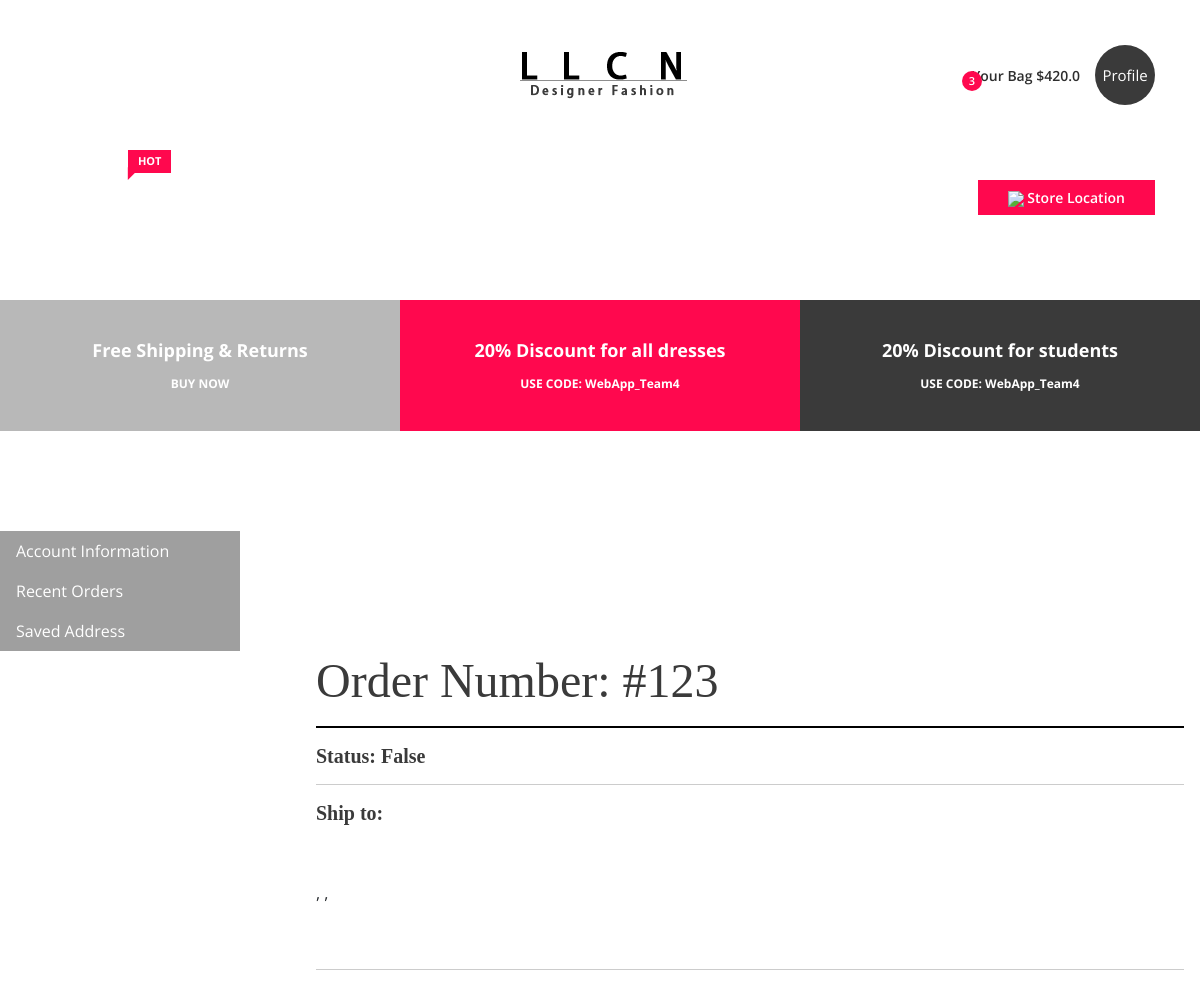
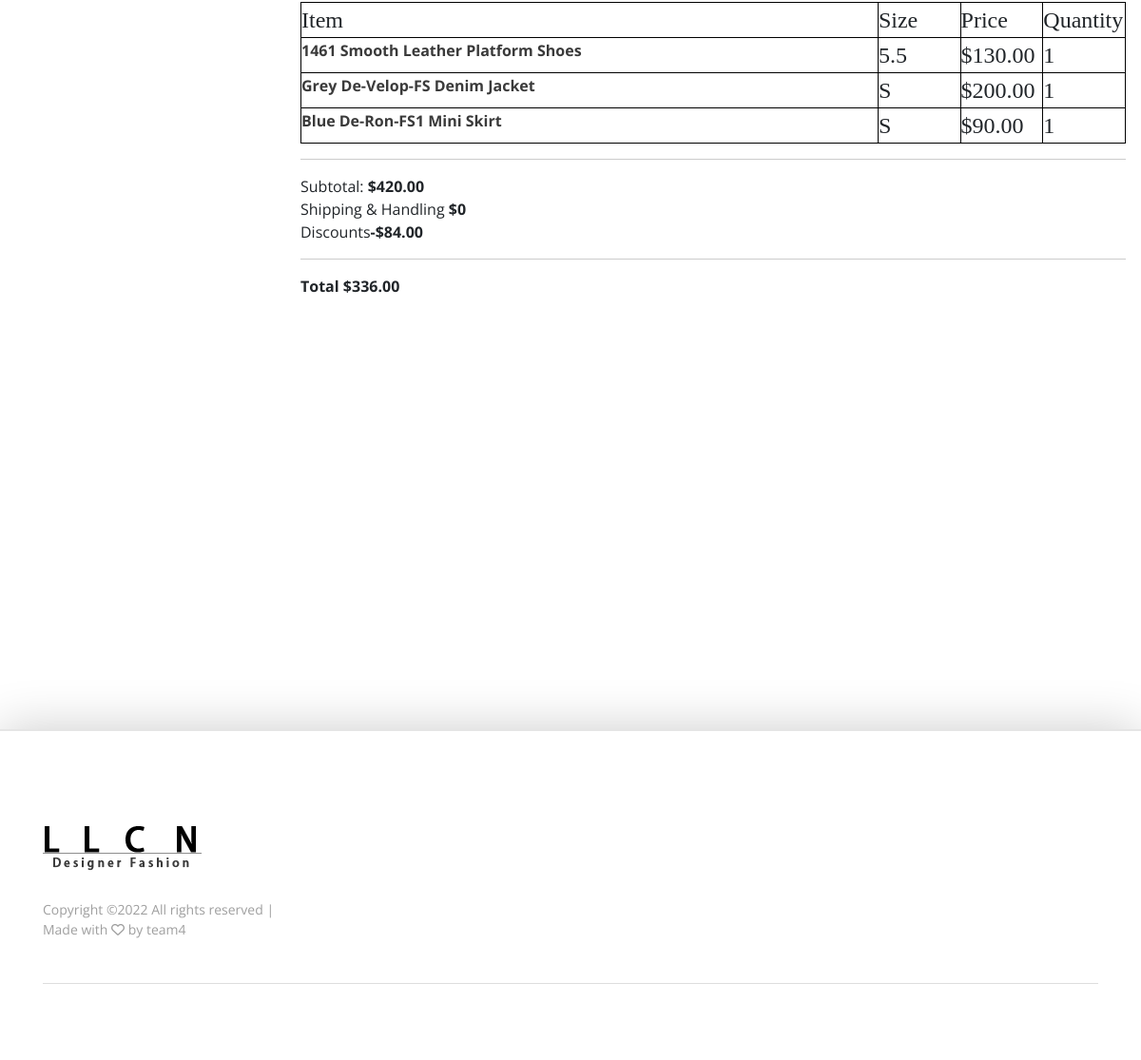
/fashionshop/detail (signed in), run on the app's committed database (2 pictures, top to bottom).
### fashionshop/models.py (models this page shows, shortened)
class Order(models.Model):
    customer = models.OneToOneField(User, default=None, on_delete=models.PROTECT)
    creation_time = models.DateTimeField(auto_now_add=True)
    complete = models.BooleanField(default=False)
    transaction_id = models.CharField(max_length=100, default= 123)
    tarcking_num = models.CharField(max_length=100, null=True)
    shipping_price = models.CharField(max_length=50, default=0.0)
    order_total = models.CharField(max_length=100, null=True)
    cupone = models.FloatField(default=1.0)
    @property
    def get_total_price(self):
        order_items = self.orderitem_set.all()
        total_price = sum([item.get_total_price  for item in order_items])
        return total_price
    @property
    def get_total_num(self):
        order_items = self.orderitem_set.all()
        total_num = sum([item.quantity for item in order_items])
        return total_num
    @property
    def get_coupon_value(self):
        original = float(self.get_total_price)
        final = original * (1-self.cupone)
        return final
    @property
    def get_order_total(self):
        original = float(self.get_total_price)
        final = original * self.cupone + float(self.shipping_price)
        return final

class OrderItem(models.Model):
    item = models.ForeignKey(Item, default=None, on_delete=models.PROTECT)
    order = models.ForeignKey(Order, default=None, on_delete=models.PROTECT)
    quantity = models.IntegerField(default=0)
    date_added = models.DateTimeField(auto_now_add=True)
    selected_size = models.CharField(max_length=30)
    @property
    def get_total_price(self):
        total = self.item.price * self.quantity
        return total

class Item(models.Model):
    item_id = models.AutoField(primary_key=True)
    item_name = models.CharField(max_length=255)
    description = models.CharField(max_length=1000)
    category_gender = models.CharField(max_length = 30)
    category_genre = models.CharField(max_length=30)
    size = models.CharField(max_length=10)
    price = models.FloatField()

### fashionshop/views.py (the view)
# urls.py: path('detail', views.detail, name='detail'),
def detail(request):
    context = update_cart_icon(request)
    customer = request.user
    order, created = Order.objects.get_or_create(
        customer=customer, complete=False)
    context['order'] = order
    return render(request, 'fashionshop/detail.html', context)

### fashionshop/views.py (called while the page is built)
def update_cart_icon(request):
    customer = request.user
    order, created = Order.objects.get_or_create(
        customer=customer, complete=False)
    if request.user.is_authenticated:
        items_in_order = order.orderitem_set.all()
        cart_item_num = order.get_total_num
    else:
        items = []
        order = {'get_total_price': 0, 'get_total_num': 0}
        cart_item_num = order['get_total_num']
    items_in_order = order.orderitem_set.all()
    for item in items_in_order:
        item.pictures = Item_picture.objects.all().filter(item_id=item.item_id).first()
    total_price = order.get_total_price
    context = {'items_in_order': items_in_order,
               'cart_item_num': cart_item_num, 'total_price': total_price}
    return context

### fashionshop/templates/fashionshop/detail.html (shortened to what this page needs)
{% extends "fashionshop/base.html" %}
{% block all-item %}
{% load static %}
<link href="{% static '/css/profile.css' %}" rel="stylesheet">
<body>
    <div class="cart_area section_padding_100 clearfix">
                        <ul class="secondul">
                            <li><a href="{% url 'my_profile' %}">Account Information</a></li>
                            <li><a href="{% url 'order' %}">Recent Orders</a></li>
                            <li><a href="{% url 'address' %}">Saved Address</a></li>
                        </ul>
                        <div class="css-page">
                            <h1 class="title">Order Number: #{{order.transaction_id}}</h1>
                            <hr class="solid">
                            <div>
                                <h4 style="font-family: georgia, times, serif; font-size: 20px;">
                                    Status: {{order.complete}}
                                </h4>
                            </div>
                            <hr class="solid1">
                            <div>
                                <h4 style="font-family: georgia, times, serif; font-size: 20px;">Ship to:</h4>
                                <address>
                                    {{request.user.address.fname}} {{request.user.address.lname}}<br>
                                    {{request.user.address.street_address}}<br>
                                    {{request.user.address.city}},
                                    {{request.user.address.state}},
                                    {{request.user.address.postcode}}<br>
                                    {{request.user.address.country}}<br>
                                    {{request.user.address.phone_number}}<br>
                                </address>
                            </div>
                            <hr class="solid1">
                            <table class='table_text' style="width:100%">
                                <tr>
                                    <td><span><strong>Item</strong></span></td>
                                    <td><span><strong>Size</strong></span></td>
                                    <td><span><strong>Price</strong></span></td>
                                    <td><span><strong>Quantity</strong></span></td>
                                </tr>
                                {% for order_item in items_in_order %}
                                <tr>
                                    <td>
                                        <h6>{{order_item.item.item_name}}</h6>
                                    </td>
                                    <td class="size"><span>{{order_item.selected_size}}</span></td>
                                    <td class="price"><span>${{order_item.item.price|floatformat:2}}</span></td>
                                    <td class="qty">{{order_item.quantity}}
                                    </td>
                                </tr>
                                {% endfor %}
                            </table>
                            <hr class="solid1">
                            <ul class="order-details-form mb-4">
                                <li><span>Subtotal: </span> <span><strong>${{order.get_total_price|floatformat:2}}</strong></span></li>
                                <li><span>Shipping & Handling</span> <span><strong>${{order.shipping_price}}</strong></span></li>
                                <li><span>Discounts</span><span><strong>-${{order.get_coupon_value|floatformat:2}}</strong></span></li>
                                <hr class="solid1">
                                <li><span><strong>Total</strong></span> <span><strong>${{order.get_order_total|floatformat:2}}</strong></span></li>
                            </ul>
                        </div>
    </div>
</body>
{% endblock %}

### fashionshop/static/css/core-style.css (style rules this page uses)
* { margin: 0; padding: 0; }
body { font-family: 'Open Sans', sans-serif; font-weight: 400; overflow-x: hidden; }
h1, h2, h3, h4, h5, h6 { color: #3a3a3a; line-height: 1.2; font-family: 'Open Sans', sans-serif; font-weight: 700; }
a, a:hover, a:focus { -webkit-transition: all 500ms ease 0s; transition: all 500ms ease 0s; text-decoration: none; outline: none; color: #000000; font-family: 'Open Sans', sans-serif; font-weight: 400; }
ul, ol { margin: 0; }
ol li, ul li { list-style: outside none none; }
.section_padding_100 { padding: 100px 0; }
.cart_area table tbody tr td { width: 10% !important; }
.cart_area table tbody tr td:first-child { width: 70% !important; }

### fashionshop/static/css/profile.css (style rules this page uses)
.css-page { margin-left:25%; padding:1px 16px; height:1000px; }
h1 { white-space: pre-wrap; word-wrap: break-word; font-size: 32px; font-family: georgia, times, serif; font-weight: bold; }
hr.solid { border-top: 2px solid #000; }
hr.solid1 { border-top: 1px solid #ccc; }
.title { font-size: 48px; font-family: georgia, times, serif; font-weight:400; text-size-adjust: 100%; }
.table_text { font-size: 24px; font-family: georgia, times, serif; font-weight:300; text-size-adjust: 80%; }

### fashionshop/templates/fashionshop/detail.html (style rules this page uses)
.secondul { list-style-type: none; margin: 0; padding: 0; width: 20%; background-color: #9f9f9f; position:relative; height: 100%; overflow: auto; }
li a { display: block; color: #fff; padding: 8px 16px; text-decoration: none; }
table, th, td { border:1px solid black; }

### data on the page
Order: transaction_id "123", complete "False", get_total_price "420.00", shipping_price "0", get_coupon_value "84.00", get_order_total "336.00"
OrderItem: item.item_name "1461 Smooth Leather Platform Shoes", selected_size "5.5", item.price "130.00", quantity "1"
OrderItem: item.item_name "Grey De-Velop-FS Denim Jacket", selected_size "S", item.price "200.00", quantity "1"
OrderItem: item.item_name "Blue De-Ron-FS1 Mini Skirt", selected_size "S", item.price "90.00", quantity "1"

### other printed values
{{ cart_item_num }} "3"
{{ total_price }} "420.0"
